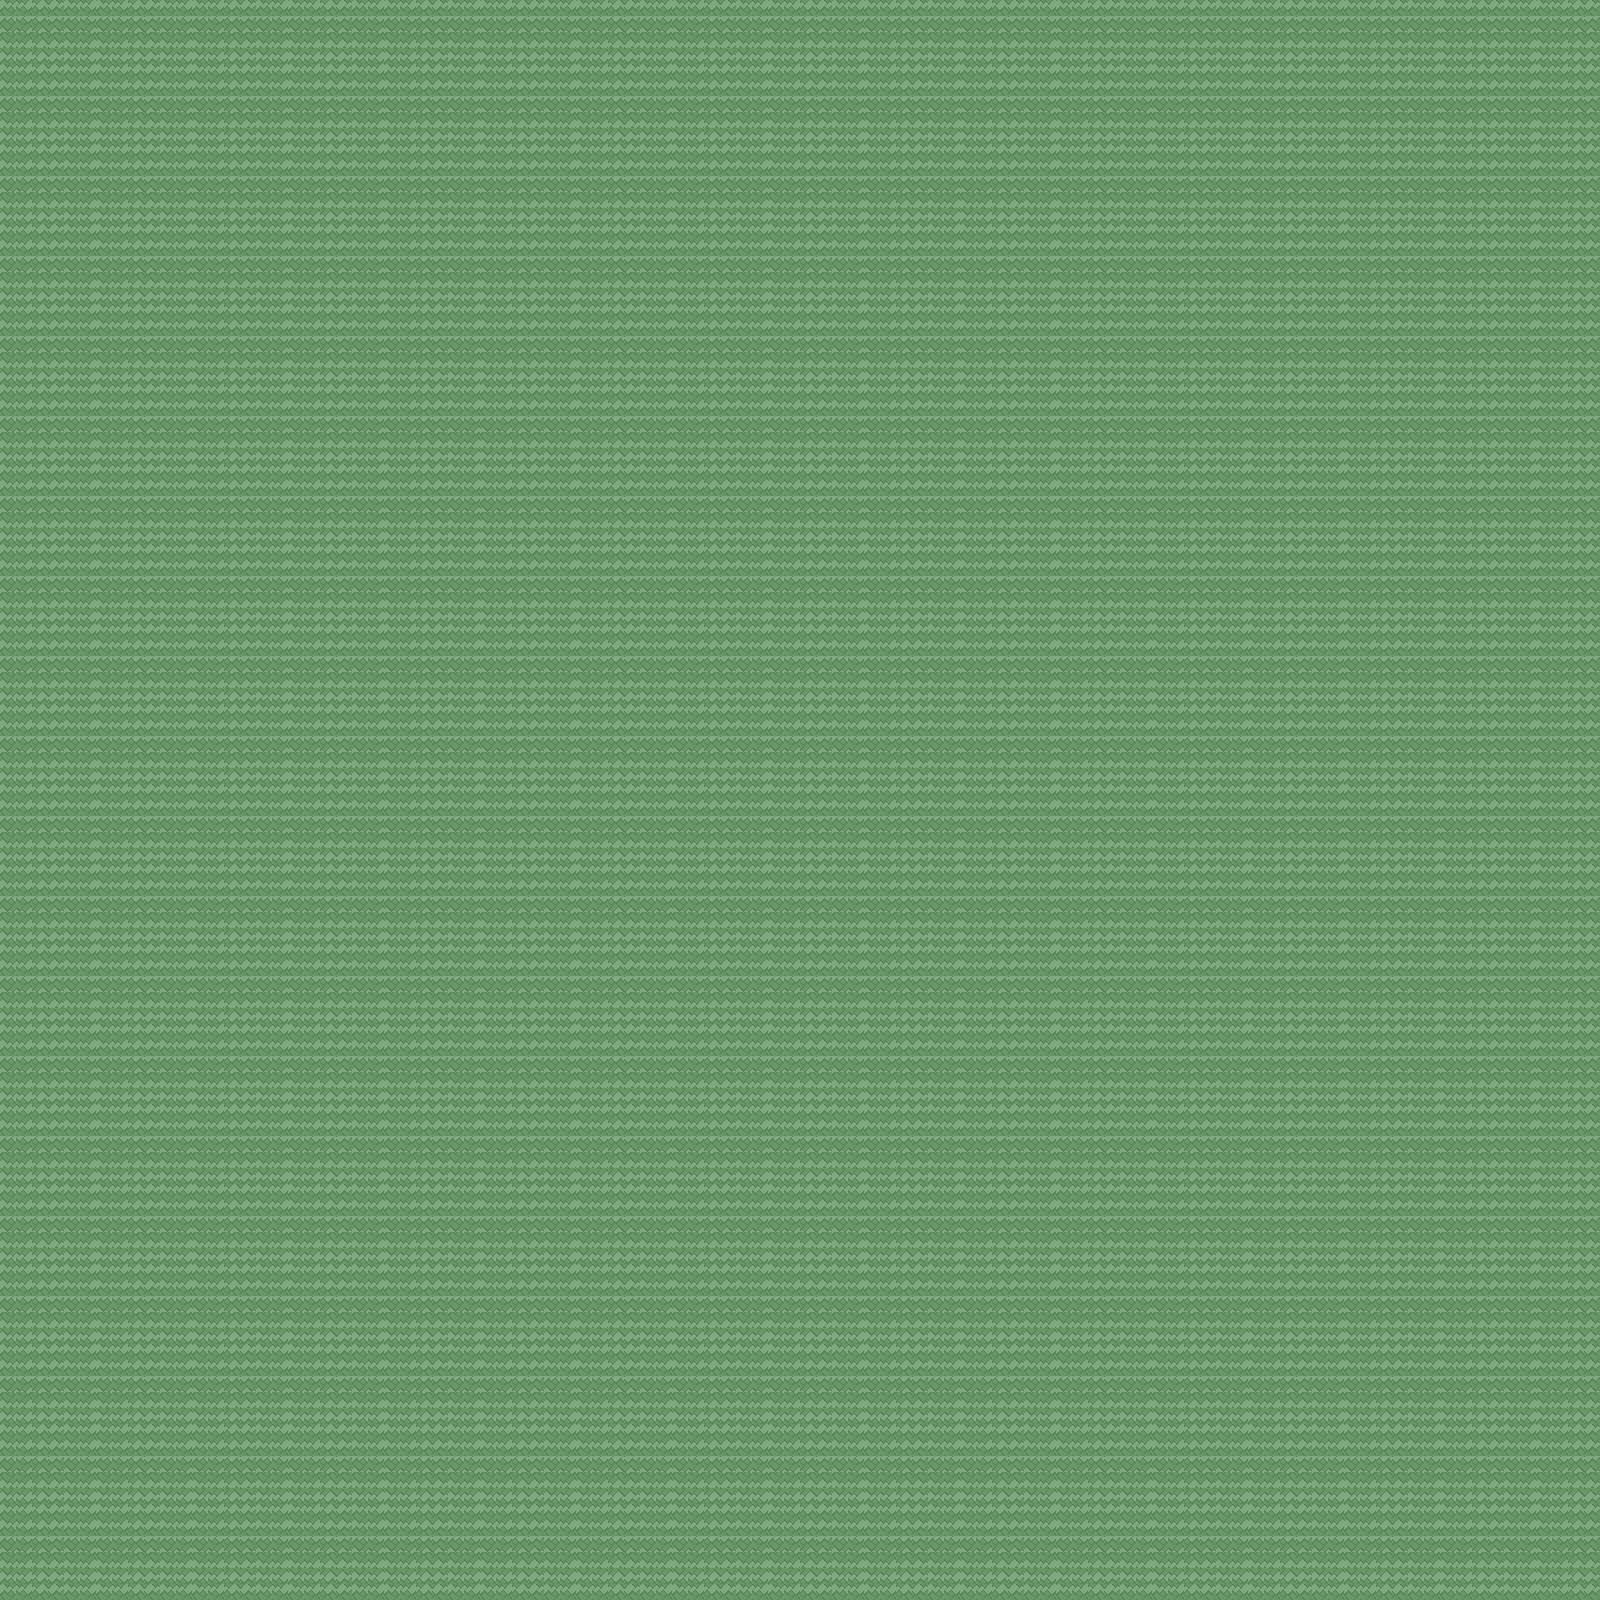

Below is a game level as drawn by its tile map, then a one-line description and the .tmx that defines it (tile-layer data replaced by summaries):
An orthogonal 100x100 tile map with 16x16 px tiles, 2 tile layers (background, walls).

<map version="1.4" tiledversion="1.4.2" orientation="orthogonal" renderorder="right-down" width="100" height="100" tilewidth="16" tileheight="16" infinite="0" nextlayerid="5" nextobjectid="1">
 <tileset firstgid="1" source="Game Boy Advance - Pokemon FireRed LeafGreen - Pokemon Tower.tsx" />
 <layer id="3" name="background" width="100" height="100" tintcolor="#aaaaff">
  <data>[10000 cells, 10000 non-empty, 30 distinct tile ids]</data>
 </layer>
 <layer id="4" name="walls" width="100" height="100">
  <data>[10000 cells, 0 non-empty, 0 distinct tile ids]</data>
 </layer>
</map>
